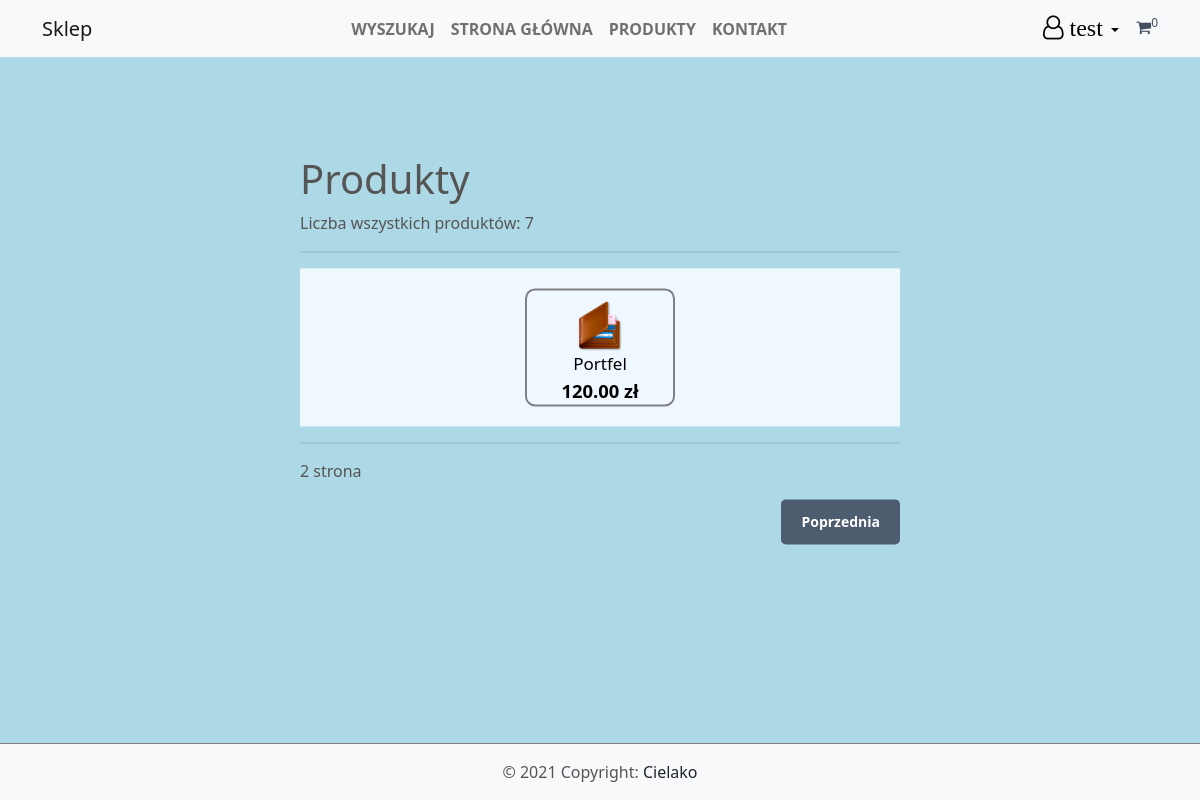
/index.php?page=products&p=2 (signed in), run on the app's committed database.
### tables this page shows
CREATE TABLE `products` (
  `id` int(11) NOT NULL,
  `name` varchar(200) NOT NULL,
  `category` varchar(200) NOT NULL,
  `desc` text NOT NULL,
  `price` decimal(7,2) NOT NULL,
  `quantity` int(11) NOT NULL,
  `img` text NOT NULL,
  `date_added` datetime NOT NULL DEFAULT current_timestamp()
);

### index.php (called while the page is built, shortened)
<?php
include 'functions.php';
$page = isset($_GET['page']) && file_exists($_GET['page'] . '.php') ? $_GET['page'] : 'home';
include $page . ".php";
?>

### products.php (the view, shortened to what this page needs)
<?php
$num_products_each_page = 6;
$curr_page = isset($_GET['p']) && is_numeric(($_GET['p'])) ? (int)$_GET['p']:1;
$stmt = $pdo->prepare('SELECT * FROM PRODUCTS ORDER BY date_added DESC LIMIT ?,?');
$stmt->bindValue(1, ($curr_page - 1) * $num_products_each_page, PDO::PARAM_INT);
$stmt->bindValue(2, $num_products_each_page, PDO::PARAM_INT);
$stmt->execute();
$products = $stmt->fetchAll(PDO::FETCH_ASSOC);
$total_products = $pdo->query('SELECT * FROM products')->rowCount();
?>
<?= template_header("Produkty")?>
    <div class="products content-wrapper">
        <h1>Produkty</h1>
        <p>Liczba wszystkich produktów: <?=$total_products?></p>
        <hr>
        <div class="products-wrapper">
            <?php foreach ($products as $product): ?>
                <a href="index.php?page=product&id=<?=$product['id']?>" class="product">
                    <img src="imgs/<?=$product['img']?>" class="rounded" alt="<?=$product['name']?>">
                    <span class="name"><p><?=$product['name']?></p></span>
                    <span class="price">
                        <?=$product['price']?> zł
                    </span>
                </a>
            <?php endforeach; ?>
        </div>
        <hr>
        <?=$curr_page?> strona</p>
        <div class="buttons">
            <?php if($curr_page > 1): ?>
                <a href="index.php?page=products&p=<?=$curr_page - 1 ?>">Poprzednia</a>
            <?php endif; ?>
        </div>
    </div>
<?= template_footer()?>

### css/style.css (style rules this page uses)
html { max-height: 100vh; }
body { display: flex; justify-content: space-between; background-color: lightblue; position: relative; color: #555555; min-height: 100vh; margin: auto 0; }
a { text-decoration: none; }
.content-wrapper { margin: 0 auto; }
main .products-wrapper { display: flex; flex-wrap: wrap; align-items: center; justify-content: center; background-color: aliceblue; }
main .product { display: block; text-align: center; margin:20px 20px 20px 20px ; padding-top: 10px; width: 25%; height: auto; overflow: visible; border-radius: 10px; border: 2px solid gray ; }
main .product img { display: block; margin: auto; max-width: 35%; max-height: 35%; }
main .product p { max-width: 15rem; margin: auto; font-size: calc(5px + 1vw); font-weight: normal; color: black; display: block; }
main .product .price { font-size: calc(10px + 0.70vw); margin-top: 5px ; font-weight: bold; color: #000000; text-align: left; }
main > .products .buttons a { display: inline-block; text-decoration: none; margin-left: 5px; padding: 12px 20px; border: 0; background: #4e5c70; color: #FFFFFF; font-size: 14px; font-weight: bold; border-radius: 5px; }
main > .products .buttons { text-align: right; padding-bottom: 100px; }

### data on the page
products: img (picture), name "Portfel", price "120.00"

### other printed values
$display_user_login "test"
$num_items_cart "0"
$total_products "7"
$curr_page "2"
